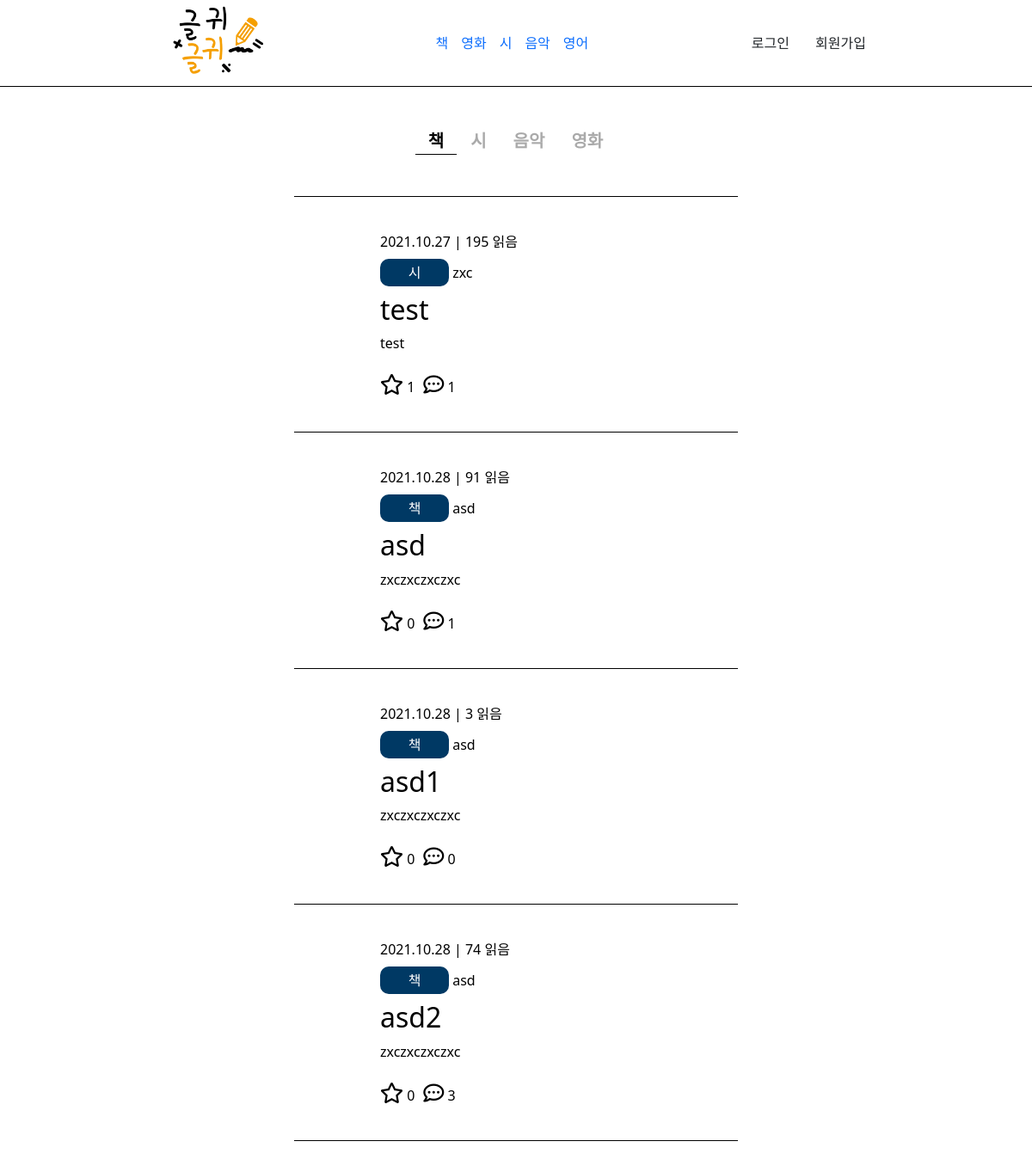
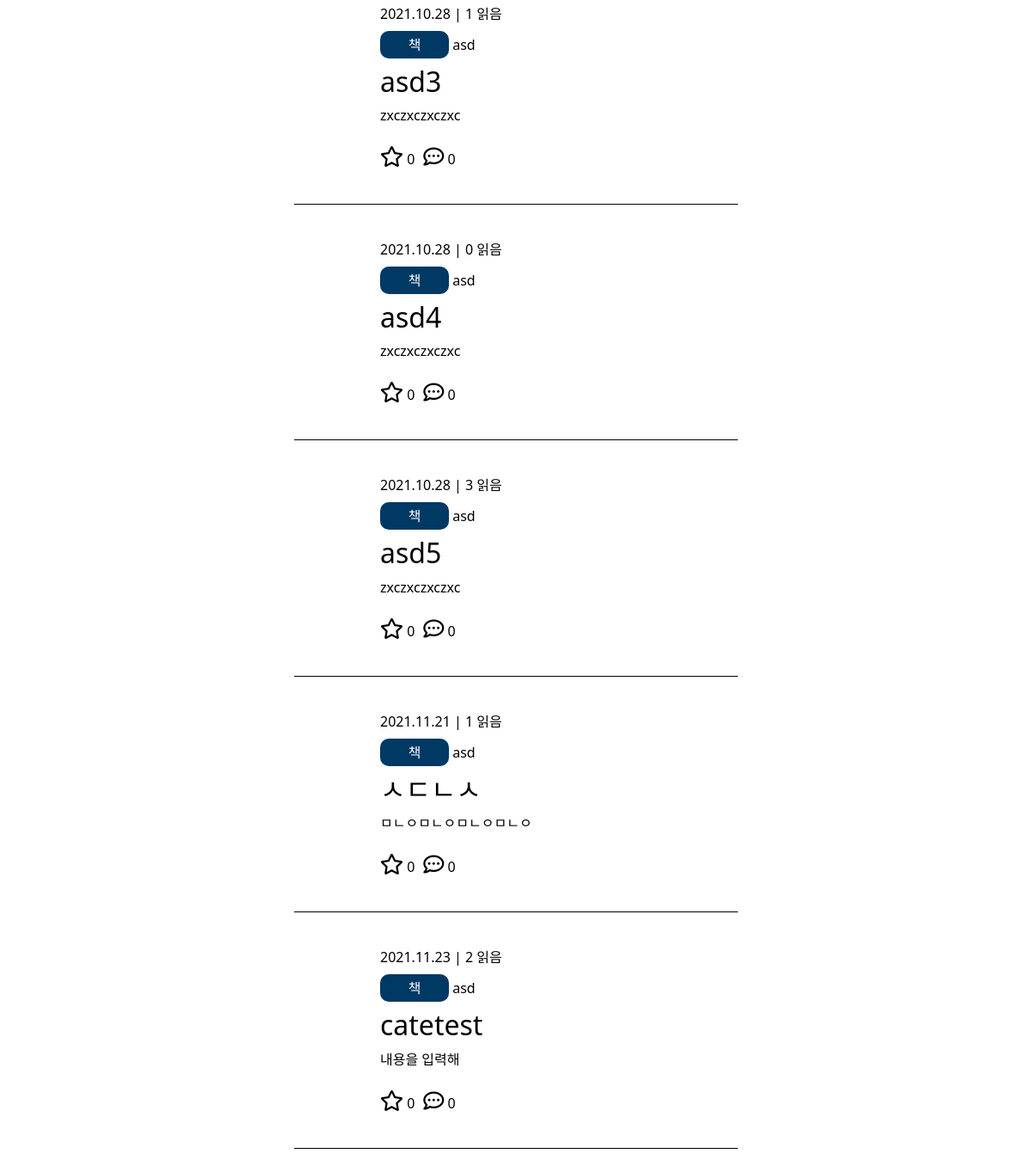
Page /list on the committed database (2 pictures, top to bottom).
### tables this page shows
CREATE TABLE `list` (
  `id` int(11) NOT NULL,
  `title` varchar(100) NOT NULL,
  `content` varchar(1000) NOT NULL,
  `copy` varchar(50) NOT NULL,
  `cate` varchar(100) NOT NULL,
  `writer` varchar(50) NOT NULL,
  `writedate` datetime NOT NULL DEFAULT current_timestamp(),
  `viewcnt` int(10) NOT NULL DEFAULT 0,
  `sug` int(10) NOT NULL DEFAULT 0,
  `recnt` int(10) NOT NULL DEFAULT 0
);

### src/helper.php (called while the page is built, shortened)
<?php
    function view($page, $list = [], $list1 = [], $list2 = []) {
        require VIEW."/header.php";
        require VIEW."/$page.php";
        exit;
    }

### src/Controller/ViewController.php (called while the page is built, shortened)
<?php
    class ViewController {
        static function list() {
            $list = DB::fetchAll("SELECT * FROM list");
            view('list', $list);
        }
    }

### src/web.php (called while the page is built, shortened)
<?php
    Route::start();

### public/index.php (called while the page is built, shortened)
<?php
    require SRC."/helper.php";
    require SRC."/web.php";

### src/App/DB.php (called while the page is built, shortened)
<?php
    class DB {
        static $db = null;
        static function getDB() {
            if(self::$db == null) {
                self::$db = new \PDO("mysql:host=localhost; dbname=geulgwi; charset=utf8mb4", "root", "", [
                    19=>5,
                    3=>2
                ]);
            }
            return self::$db;
        }
        static function query($sql, $data = []) {
            $q = self::getDB()->prepare($sql, $data);
            $q->execute($data);
            return $q;
        }
        static function fetchAll($sql, $data = []) {
            return self::query($sql, $data)->fetchAll();
        }
    }

### src/View/list.php (the view, shortened to what this page needs)
<header>
    <div class="box">
        <div class="logo">
            <a href="/"><img src="./resource/img/logo.png" alt="로고" title="로고"></a>
        </div>
        <nav>
            <ul style="margin: 0; padding: 0;">
                <li><a href="#">책</a></li>
                <li><a href="#">영화</a></li>
                <li><a href="#">시</a></li>
                <li><a href="#">음악</a></li>
                <li><a href="#">영어</a></li>
            </ul>
        </nav>
        <div class="ect">
            <?php if(isset($_SESSION['user'])) : ?>
                <a href="/logout" class="btn logout">로그아웃</a>
                <a href="/mypage" class="btn"><?= $_SESSION['user']->id ?></a>
            <?php else : ?>
                <a href="/login" class="btn login">로그인</a>
                <a href="/register" class="btn register">회원가입</a>
            <?php endif; ?>
        </div>
    </div>
</header>
<section>
    <div class="container" id="list">
        <div class="cate my-5">
            <div class="act">책</div>
            <div class="">시</div>
            <div class="">음악</div>
            <div class="">영화</div>
        </div>
        <div class="list mb-5">
            <?php foreach($list as $item) : ?>
                <div class="item">
                    <a href="/view?id=<?= $item->id ?>">
                        <div class="info">
                            <?= str_replace("-", ".", explode(" ", $item->writedate)[0]) ?> | <?= $item->viewcnt ?> 읽음
                        </div>
                        <div class="cateinfo my-2">
                            <span class="pan"><?= $item->cate ?></span> <?= $item->writer ?>
                        </div>
                        <h2><?= $item->title ?></h2>
                        <p>
                            <?= $item->content ?>
                        </p>
                        <div class="jab mt-4">
                            <div class="good">
                                <i style="font-size:24px;" class="far fa-star"></i>
                                <?= $item->sug ?>
                            </div>
                            <div class="coment" style="margin-left:10px;">
                                <i style="font-size:24px;" class="far fa-comment-dots"></i>
                                <?= $item->recnt ?>
                            </div>
                        </div>
                    </a>
                </div>
            <?php endforeach; ?>
        </div>
    </div>
</section>

### src/App/Route.php (shortened to what this page needs)
<?php
    class Route {
        static $pages = [];
        static function __callStatic($name, $arg) {
            if(strtolower($_SERVER['REQUEST_METHOD']) == $name) {
                self::$pages[] = $arg;
            }
        }
        static function start() {
            $url = explode("?", $_SERVER['REQUEST_URI'])[0];
            foreach(self::$pages as $page) {
                if($url == $page[0]) {
                    $action = explode("@", $page[1]);
                    $con = new $conName();
                    $con->{$action[1]}();
                    exit;
                }
            }
        }
    }

### public/resource/css/style.css (style rules this page uses)
* { margin: 0; padding: 0; box-sizing: border-box; }
ul, li { list-style: none; }
a, a:hover { text-decoration: none; }
header { border-bottom: 1px solid #000; }
header .box { margin: 0 auto; width: 70%; display: flex; align-items: center; justify-content: space-between; }
header .logo img { width: 150px; height: 100px; object-fit: cover; }
header ul { display: flex; }
header ul li:not(li:nth-child(5)) { margin-right: 15px; }
#list .cate { display: flex; justify-content: center; }
#list .cate div { padding: 0 15px; margin-right: 1px; font-size: 20px; color: #aaa; font-weight: bold; }
#list .cate div.act { color: #000; border-bottom: 1px solid #000; }
#list .list .item { padding: 40px 100px; margin: 0 300px; border-bottom: 1px solid #000; color: #000; }
#list .list .item a { color: #000; }
#list .list .item:nth-child(1) { border-top: 1px solid #000; }
#list .list .pan { display: inline-block; padding: 4px 12px; border-radius: 10px; min-width: 80px; text-align: center; color: #fff; background: #003964; }
#list .jab { display: flex; }

### rows in the picture
list: writedate "2021.10.27", viewcnt "195", cate "시", writer "zxc", title "test", content "test", sug "1", recnt "1"
list: writedate "2021.10.28", viewcnt "91", cate "책", writer "asd", title "asd", content "zxczxczxczxc", sug "0", recnt "1"
list: writedate "2021.10.28", viewcnt "3", cate "책", writer "asd", title "asd1", content "zxczxczxczxc", sug "0", recnt "0"
list: writedate "2021.10.28", viewcnt "74", cate "책", writer "asd", title "asd2", content "zxczxczxczxc", sug "0", recnt "3"
list: writedate "2021.10.28", viewcnt "1", cate "책", writer "asd", title "asd3", content "zxczxczxczxc", sug "0", recnt "0"
list: writedate "2021.10.28", viewcnt "0", cate "책", writer "asd", title "asd4", content "zxczxczxczxc", sug "0", recnt "0"
list: writedate "2021.10.28", viewcnt "3", cate "책", writer "asd", title "asd5", content "zxczxczxczxc", sug "0", recnt "0"
list: writedate "2021.11.21", viewcnt "1", cate "책", writer "asd", title "ㅅㄷㄴㅅ", content "ㅁㄴㅇㅁㄴㅇㅁㄴㅇㅁㄴㅇ", sug "0", recnt "0"
list: writedate "2021.11.23", viewcnt "2", cate "책", writer "asd", title "catetest", content "내용을 입력해", sug "0", recnt "0"
